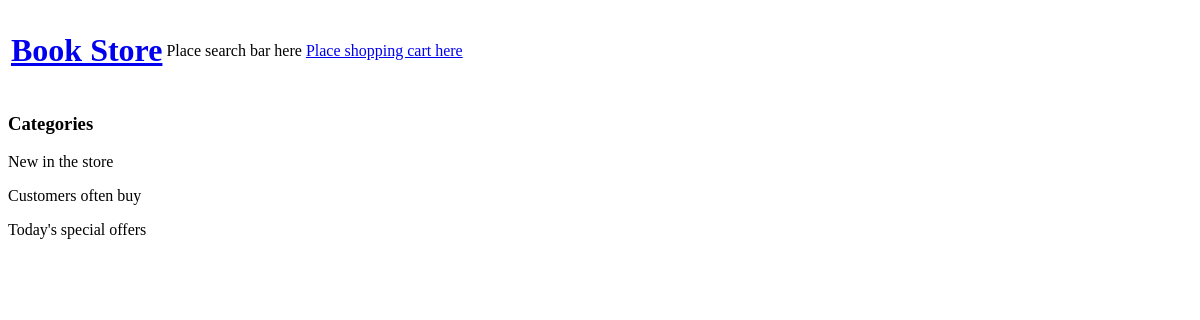
The app's page /BookStore/View/index.php, older data.
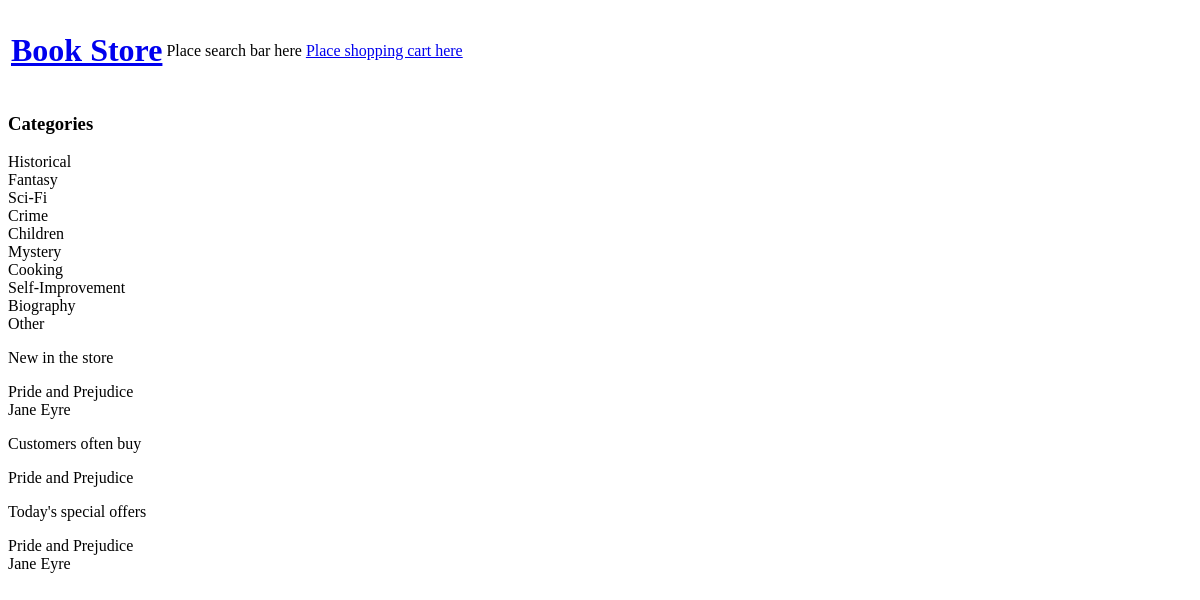
The same page, newer data.
### tables this page shows
CREATE TABLE `category` (
  `id` int(11) NOT NULL,
  `name` varchar(255) NOT NULL
);

CREATE TABLE `book` (
  `id` int(11) NOT NULL,
  `title` varchar(255) NOT NULL,
  `author` varchar(255) NOT NULL,
  `genre` varchar(255) DEFAULT NULL,
  `price` decimal(5,2) DEFAULT NULL,
  `inventory` int(11) DEFAULT NULL,
  `description` mediumtext,
  `added` datetime NOT NULL DEFAULT CURRENT_TIMESTAMP,
  `discount` int(11) NOT NULL DEFAULT '0',
  `picture` varchar(60) NOT NULL DEFAULT 'not_available.jpg'
);

### BookStore/Control/DBConnection.php (called while the page is built, shortened)
<?php
class DBConnection{
    private $server = "localhost";
    private $port = "3306";
    private $password = "";
    private $user = "root";
    private $database = "bookstore";
    public function query($sql)
    {
        try{
            $conn = new mysqli($this->server, $this->user, $this->password, $this->database, $this->port);
            return $result = $conn->query($sql);
        }
        catch (Exception $ex) {
            die("DBConnectyion failed: ".$ex->getMessage());
        }
         finally {
            $conn->close();
                }
    }
}
?>

### BookStore/Control/Category_controller.php (called while the page is built, shortened)
<?php
include_once 'Book_controller.php';
include_once 'DBConnection.php';
class Category_controller {
    private $conn;
    public function __construct() {
        $this->conn = new DBConnection();
    }
    public function getAllCategories()
    {
        $sql = "SELECT * FROM Category";
        $result = $this->conn->query($sql);
        $categories = new ArrayObject();
        while($row = $result->fetch_assoc())
        {
            $cat = $this->loadCategory($row['id']);
            $categories->append($cat);
        }
        return $categories;
    }
     public function loadCategory($id)
    {
        $sql = "SELECT * FROM category WHERE id = $id";
        $result = $this->conn->query($sql);
        $category = new Category();
        while($row = $result->fetch_assoc())
        {
            $category->id = $row['id'];
            $category->name = $row['name'];
        }
        return $category;
    }
}

### BookStore/Control/Book_controller.php (called while the page is built, shortened)
<?php
include_once 'DBConnection.php';
class Book_controller {
    private $conn;
    public function __construct() {
        $this->conn= new DBConnection();
    }
    public function getBookByID($id)
    {
        $sql = "SELECT * FROM Book WHERE id = $id";
        $book = new Book();
        $result = $this->conn->query($sql);
        while ($row = $result->fetch_assoc())
        {
            $book->id = $row['id'];
            $book->title = $row['title'];
            $book->author = $row['author'];
            $book->genre = $row['genre'];
            $book->price = $row['price'];
            $book->description = $row['description'];
            $book->inventory = $row['inventory'];
            $book->discount = $row['discount'];
            $book->picture = $row['picture'];
            $book->added = $row['added'];
        }
        return $book;
    }
    public function getNewestBooks()
    {
        $sql = "SELECT id FROM book ORDER BY added DESC LIMIT 10";
        $books = new ArrayObject();
        $result = $this->conn->query($sql);
        while ($row = $result->fetch_assoc())
        {
            $id = $row['id'];
            $book = $this->getBookByID($id);
            $books->append($book);
        }
        return $books;
    }
    public function getMostOrderedBooks()
    {
        $sql = "SELECT id FROM book INNER JOIN order_book ON book.id = order_book.book_id GROUP BY book.id ORDER BY count(*) DESC LIMIT 10";
        $books = new ArrayObject();
        $result = $this->conn->query($sql);
        while ($row = $result->fetch_assoc())
        {
            $id = $row['id'];
            $book = $this->getBookByID($id);
            $books->append($book);
        }
        return $books;
    }
}
?>

### BookStore/View/index.php (the view, shortened to what this page needs)
<?php
include_once 'init.php';
$book_controller = new Book_controller();
$newest_books = $book_controller->getNewestBooks();
$most_ordered_books = $book_controller->getMostOrderedBooks();
?>
<!DOCTYPE html>
 <html>
     <head>
        <?php
            getCSS();
        ?>
     </head>
     <body>
         <?php
            getHeader();
         ?>
         <?php
            getCategories();
         ?>
         <div id="book_list">
             <p>
                 New in the store
             </p>
             <?php
                if(!empty($newest_books))
                {
                    foreach($newest_books as $book)
                    {
            ?>
                <div id="book_item">
                        <?php echo $book->title; ?>
                </div>
                        <?php
                    }
                }
                else{
                    echo 'No new books';
                }
            ?>
         </div>
         <div id="book_list">
             <p>
                 Customers often buy
             </p>
             <?php
                if(!empty($most_ordered_books))
                {
                    foreach($most_ordered_books as $book)
                    {
                        ?>
                <div id="book_item">
                        <?php echo $book->title; ?>
                </div>
                        <?php
                    }
                }
                else{
                    echo 'No popular books available';
                }
            ?>
         <div id="book_list">
             <p>
                 Today's special offers
             </p>
             <?php
                if(!empty($newest_books))
                {
                    foreach($newest_books as $book)
                    {
                        ?>
                <div id="book_item">
                        <?php echo $book->title; ?>
                </div>
                        <?php
                    }
                }
                else{
                    echo 'No books are on sale today.';
                }
            ?>
         </div>
     </body>
 </html>

### BookStore/View/init.php (shortened to what this page needs)
<?php
include_once 'categories.php';
include_once 'index.php';
include_once 'header.php';
function getCSS()
{
    echo '<link rel="stylesheet" href="css.css">';
}
?>

### BookStore/View/header.php
<?php
function getHeader()
{
?>
<header>
    <table id='header'>
        <tr>
            <td>
                <div id='store_name'>
                    <a href='index.php'><h1>Book Store</h1></a>
                </div>
            </td>
            <td>
                <p text-color='red'>Place search bar here</p>
            </td>
            <td>
                <a href='cart.php' text-color='red'>Place shopping cart here</a>
            </td>
        </tr>
    </table>
</header>
    <?php
}

### BookStore/View/categories.php
<?php
include_once '../Control/Category_controller.php';
function getCategories()
{
    $category_controller = new Category_controller();
    $categories = $category_controller->getAllCategories();
    ?>
<div id="categories-outer">
            <div id="categories-heading">
                <h3>Categories</h3>
            </div>
            <div id="categories">
                <?php
                if(!empty($categories))
                {
                    foreach($categories as $cat)
                    {
                        ?>
                <div id="category">
                        <?php echo $cat->name; ?>
                </div>
                        <?php
                    }
                }
                else{
                    echo 'Categories are unavailable';
                }
                ?>
            </div>
        </div>
    <?php
}

Row changes from the older to the newer data that the page shows:
added category: name "Historical"
added category: name "Fantasy"
added category: name "Sci-Fi"
added category: name "Crime"
added category: name "Children"
added category: name "Mystery"
added category: name "Cooking"
added category: name "Self-Improvement"
added category: name "Biography"
added category: name "Other"
added book: title "Pride and Prejudice"
added book: title "Jane Eyre"
